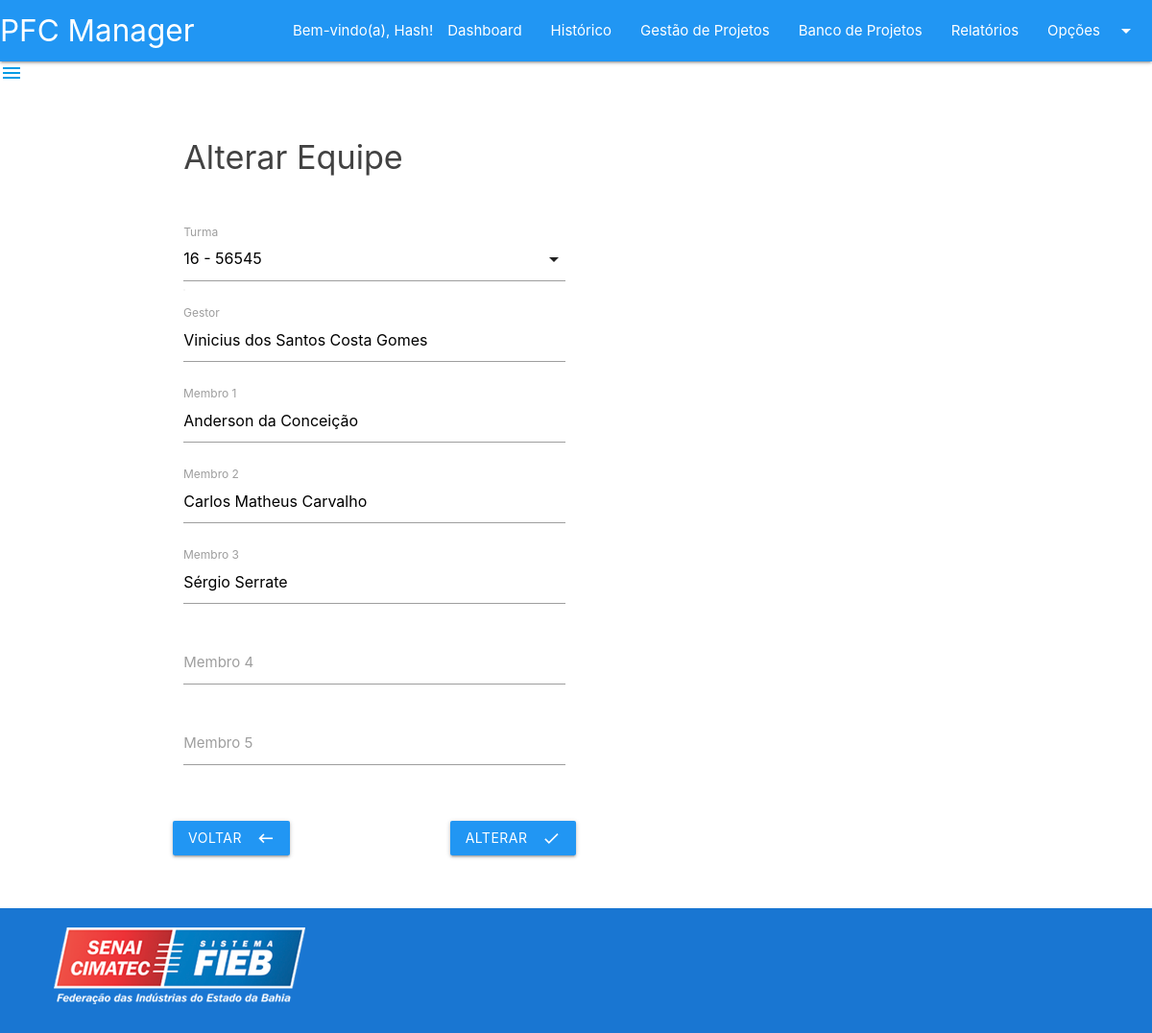
Screenshot of /telas/paginas_equipe/alterar_equipe.php?id=6 (signed in) with the database file from the repository.
### tables this page shows
CREATE TABLE `cursos` (
  `curso_id` int NOT NULL AUTO_INCREMENT,
  `curso_nome` varchar(45) DEFAULT NULL,
  `curso_area_id` int NOT NULL,
  `curso_coordenador_id` int NOT NULL,
  PRIMARY KEY (`curso_id`),
  KEY `fk_cursos_areas1_idx` (`curso_area_id`),
  KEY `fk_cursos_coordenadores1_idx` (`curso_coordenador_id`),
  CONSTRAINT `fk_cursos_areas1` FOREIGN KEY (`curso_area_id`) REFERENCES `areas` (`area_id`),
  CONSTRAINT `fk_cursos_coordenadores1` FOREIGN KEY (`curso_coordenador_id`) REFERENCES `coordenadores` (`coordenador_id`)
);

CREATE TABLE `equipes` (
  `equipe_id` int NOT NULL AUTO_INCREMENT,
  `equipe_nota` decimal(3,1) DEFAULT NULL,
  `equipe_gestor` varchar(45) DEFAULT NULL,
  `equipe_membro1` varchar(45) DEFAULT NULL,
  `equipe_membro2` varchar(45) DEFAULT NULL,
  `equipe_membro3` varchar(45) DEFAULT NULL,
  `equipe_membro4` varchar(45) DEFAULT NULL,
  `equipe_membro5` varchar(45) DEFAULT NULL,
  `equipe_tem_projeto` tinyint NOT NULL,
  `equipe_turma_id` int NOT NULL,
  PRIMARY KEY (`equipe_id`),
  KEY `fk_equipes_turmas1_idx` (`equipe_turma_id`),
  CONSTRAINT `fk_equipes_turmas1` FOREIGN KEY (`equipe_turma_id`) REFERENCES `turmas` (`turma_id`)
);

### servicos/ServicosEquipe.php (called while the page is built, shortened)
<?php
class ServicosEquipe implements iServicosEquipe
{
    function listarEquipePorId($equipe_id)
    {
        $conexao = conectar();
        $consulta = "SELECT * FROM cursos
        INNER JOIN areas
          ON cursos.curso_area_id = areas.area_id
        INNER JOIN coordenadores
          ON cursos.curso_coordenador_id = coordenadores.coordenador_id
        INNER JOIN turmas
          ON turmas.turma_curso_id = cursos.curso_id
        INNER JOIN gpes
          ON turmas.turma_gpe_id = gpes.gpe_id
        INNER JOIN orientadores
          ON turmas.turma_orientador_id = orientadores.orientador_id
        INNER JOIN equipes
          ON equipes.equipe_turma_id = turmas.turma_id
        WHERE equipe_id = {$equipe_id}";
        $resultado = mysqli_query($conexao, $consulta);
        return $resultado;
    }
}

### telas/paginas_equipe/alterar_equipe.php (the view, shortened to what this page needs)
<?php require_once("../../servicos/ServicosEquipe.php"); ?>
<?php
if ($_SESSION["usuario_nome"]) {
?>
    <?php
    $servicosEquipe = new ServicosEquipe();
    ?>
    <?php
    $linha = mysqli_fetch_assoc($servicosEquipe->listarEquipePorId($_GET["id"]));
    ?>
    <!DOCTYPE html>
    <html lang="pt-BR">
    <head>
        <?php include_once("../compartilhado/head.php"); ?>
    </head>
    <body>
        <?php include_once("../compartilhado/header.php"); ?>
        <main>
            <div class="container">
                <div class="row">
                    <div class="col s12 m6">
                        <form action="alterar_equipe.php?id=<?php echo $linha["equipe_id"] ?>" method="post">
                            <div class="form-elements">
                                <h4 class="grey-text text-darken-3" style="margin: 50px 0px 50px 0px">Alterar Equipe</h4>
                                <div class="row">
                                    <div class="input-field col s12">
                                        <select name="equipe_turma_id" required="required">
                                            <option value="<?php echo $linha["equipe_turma_id"] ?>" ><?php echo $linha["equipe_turma_id"] ?> - <?php echo $linha["turma_codigo"] ?></option>
                                        </select>
                                        <label>Turma</label>
                                    </div>
                                    <div class="input-field col s12">
                                        <input name="equipe_gestor" maxlength="45" type="text" value="<?php echo $linha["equipe_gestor"] ?>" class="validate" required>
                                        <label for="equipe_gestor">Gestor</label>
                                    </div>
                                    <div class="input-field col s12">
                                        <input name="equipe_membro1" maxlength="45" type="text" value="<?php echo $linha["equipe_membro1"] ?>" class="validate">
                                        <label for="equipe_membro1">Membro 1</label>
                                    </div>
                                    <div class="input-field col s12">
                                        <input name="equipe_membro2" maxlength="45" type="text" value="<?php echo $linha["equipe_membro2"] ?>" class="validate">
                                        <label for="equipe_membro2">Membro 2</label>
                                    </div>
                                    <div class="input-field col s12">
                                        <input name="equipe_membro3" maxlength="45" type="text" value="<?php echo $linha["equipe_membro3"] ?>" class="validate">
                                        <label for="equipe_membro3">Membro 3</label>
                                    </div>
                                    <div class="input-field col s12">
                                        <input name="equipe_membro4" maxlength="45" type="text" value="<?php echo $linha["equipe_membro4"] ?>" class="validate">
                                        <label for="equipe_membro4">Membro 4</label>
                                    </div>
                                    <div class="input-field col s12">
                                        <input name="equipe_membro5" maxlength="45" type="text" value="<?php echo $linha["equipe_membro5"] ?>" class="validate">
                                        <label for="equipe_membro5">Membro 5</label>
                                    </div>
                                </div>
                                <div class="row">
                                    <div class="input-field left">
                                        <a href="index_equipe.php" class="btn waves-effect waves-light blue">Voltar
                                            <i class="material-icons right">keyboard_backspace</i>
                                        </a>
                                    </div>
                                    <div class="input-field right">
                                        <button class="btn waves-effect waves-light blue" type="submit">Alterar
                                            <i class="material-icons right">done</i>
                                        </button>
                                    </div>
                                </div>
                            </div>
                        </form>
                    </div>
                </div>
            </div>
        </main>
        <?php include_once("../compartilhado/footer.php"); ?>
    </body>
    </html>
<?php
} else {
    header("location:../inicio/login.php");
}
?>

### telas/compartilhado/head.php (style rules this page uses)
body { display: flex; min-height: 100vh; flex-direction: column; }
main { flex: 1 0 auto; }

### rows the page displays
cursos: equipe_turma_id "16 - 56545", equipe_gestor "Vinicius dos Santos Costa Gomes", equipe_membro1 "Anderson da Conceição", equipe_membro2 "Carlos Matheus Carvalho", equipe_membro3 "Sérgio Serrate"

### other values shown
$_SESSION["usuario_nome"] "Hash"
